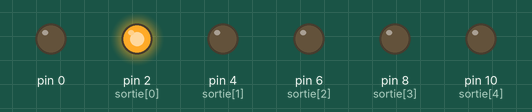
Simulated run of this sketch. Board: Arduino Uno, built with avr-gcc and run on an emulated ATmega328P. On the bench: output pins drawn as LEDs (lit = HIGH).

Above: at 0.1 s.
At 5.1 s:
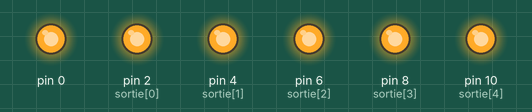
At 12.1 s:
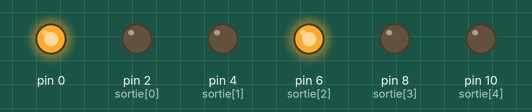
At 16.1 s:
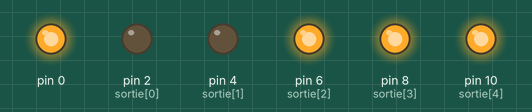
At 29.1 s:
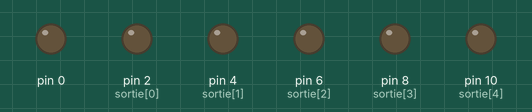
At 32.1 s:
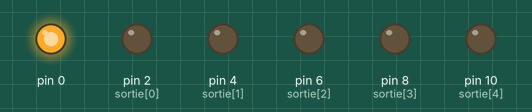
Timing chart, 0 to 40.0 s (numbered marks = the images above):
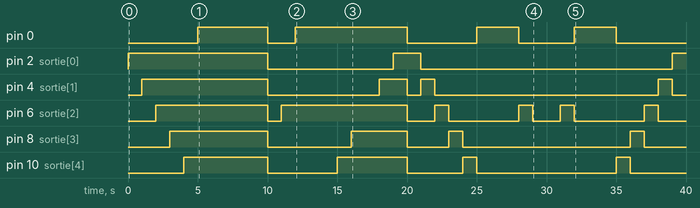

The sketch:

Projet8.ino
```cpp
int sortie[5] = {2, 4, 6, 8, 10};


void setup()
{
  for ( int i = 0; i < sizeof(sortie); i++)
    {
        pinMode(sortie[i], OUTPUT);
    }
}

void loop()
{
    for (int i = 0; i < sizeof(sortie); i++)
    {
        digitalWrite(sortie[i], LOW);
    }

    for (int i = 0; i < sizeof(sortie); i++)
    {
        digitalWrite(sortie[i], HIGH);
        delay(1000);
    }

    for (int i = 0; i < sizeof(sortie); i++)
    {
        digitalWrite(sortie[i], LOW);
    }

    for (int i = sizeof(sortie) - 1; i >= 0; i--)
    {
        digitalWrite(sortie[i], HIGH);
        delay(1000);
    }

    for (int i = 0; i < sizeof(sortie); i++)
    {
        digitalWrite(sortie[i], LOW);
    }

    for (int i = 0; i < sizeof(sortie); i++)
    {
        digitalWrite(sortie[i], HIGH);
        delay(1000);
        digitalWrite (sortie[i], LOW);
    }

    for (int i = sizeof(sortie) - 1; i >= 0; i--)
    {
        digitalWrite(sortie[i], HIGH);
        delay(1000);
        digitalWrite (sortie[i], LOW);
    }
    delay(1000);
}
```

Measured:
- by itself, pin 0: LOW → HIGH at 5.0 s, → LOW 5.0 s later, → HIGH 2.0 s later, → LOW 8.0 s later, … (8 changes in this stretch)
- by itself, pin 2 (sortie[0]): goes HIGH 10.0 s, LOW 9.0 s, HIGH 2.0 s, LOW 18.0 s, then HIGH
- by itself, pin 4 (sortie[1]): LOW → HIGH at 1.0 s, → LOW 9.0 s later, → HIGH 8.0 s later, → LOW 2.0 s later, … (8 changes in this stretch)
- by itself, pin 6 (sortie[2]): LOW → HIGH at 2.0 s, → LOW 8.0 s later, → HIGH 1.0 s later, → LOW 9.0 s later, … (12 changes in this stretch)
- by itself, pin 8 (sortie[3]): LOW → HIGH at 3.0 s, → LOW 7.0 s later, → HIGH 6.0 s later, → LOW 4.0 s later, … (8 changes in this stretch)
- by itself, pin 10 (sortie[4]): LOW → HIGH at 4.0 s, → LOW 6.0 s later, → HIGH 5.0 s later, → LOW 5.0 s later, … (8 changes in this stretch)
